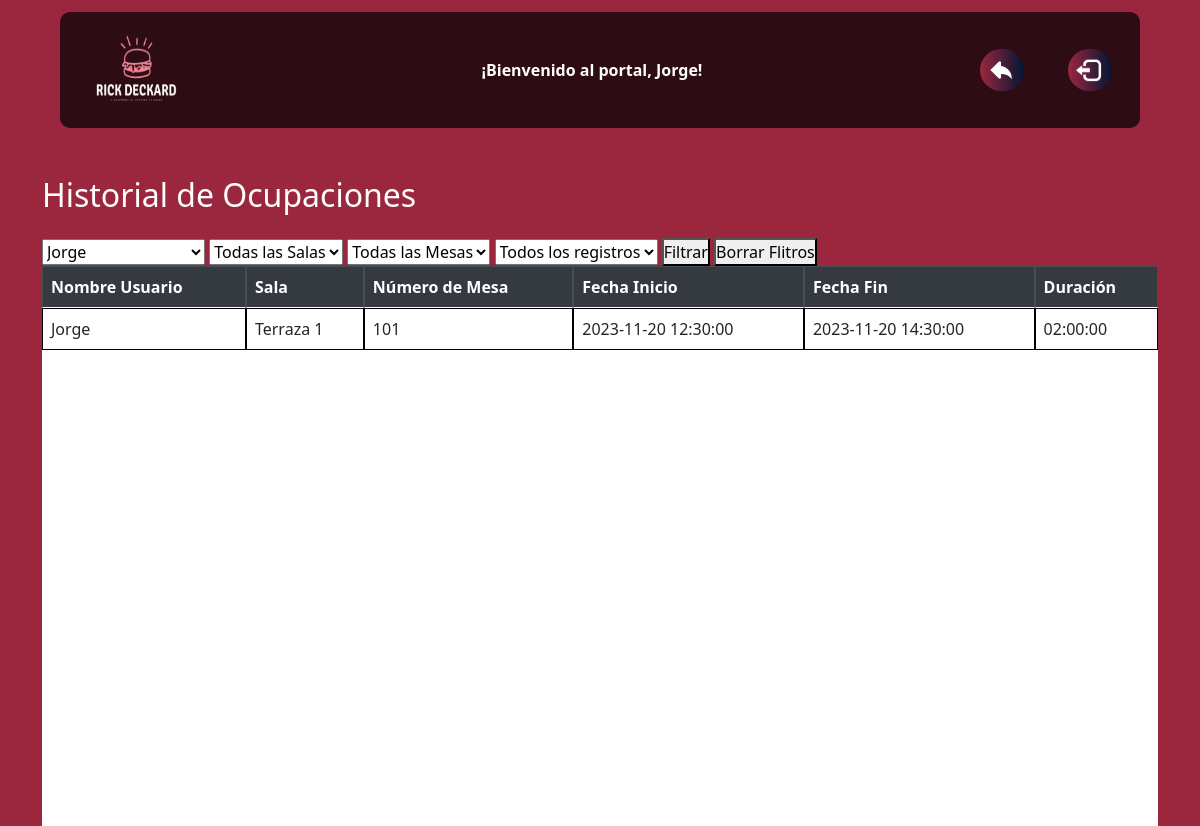
Page /crudMesas.php?usuario=Jorge (signed in) on the committed database.
### tables this page shows
CREATE TABLE ocupaciones (
    id_ocupacion INT PRIMARY KEY AUTO_INCREMENT,
    id_usuario INT,
    id_mesa INT,
    fecha_inicio DATETIME DEFAULT CURRENT_TIMESTAMP,
    fecha_fin DATETIME,
    tipo ENUM('reserva', 'ocupacion') DEFAULT 'ocupacion',
    hora_reserva INT,   
    minutos_reserva INT,   
    FOREIGN KEY (id_usuario) REFERENCES usuarios(id_usuario),
    FOREIGN KEY (id_mesa) REFERENCES mesas(id_mesa)
);

CREATE TABLE usuarios (
    id_usuario INT PRIMARY KEY AUTO_INCREMENT,
    nombre_user VARCHAR(255),
    apellido1 VARCHAR(255),
    apellido2 VARCHAR(255),
    telefono INT(9),
    contrasena VARCHAR(60),
    email VARCHAR(60),
    trabajo VARCHAR(50)
);

CREATE TABLE salas (
    id_sala INT PRIMARY KEY AUTO_INCREMENT,
    nombre_sala VARCHAR(255),
    tipo_sala VARCHAR(50),          
    capacidad INT                   
);

CREATE TABLE mesas (
    id_mesa INT PRIMARY KEY AUTO_INCREMENT,
    numero_mesa INT,
    id_sala INT,
    estado ENUM('libre','ocupada','reservada','mantenimiento') DEFAULT ('libre'),
    capacidad INT,                  
    tipo_mesa VARCHAR(50),
    descripcion VARCHAR(255),
    FOREIGN KEY (id_sala) REFERENCES salas(id_sala)      
);

### crudMesas.php (the view, shortened to what this page needs)
<!DOCTYPE html>
<html lang="en">
<head>
    <link rel="stylesheet" href="./css/home.css">
    <link rel="stylesheet" href="https://stackpath.bootstrapcdn.com/bootstrap/4.5.2/css/bootstrap.min.css">
    <link href="https://cdn.jsdelivr.net/npm/bootstrap@5.0.2/dist/css/bootstrap.min.css" rel="stylesheet">
</head>
<body>
    <nav class="navbar navbar-light bg-lights position-top">
        <div class="container">
            <div>
                <a class="navbar-brand " href="./home.php">
                    <img src="./img/LOGORICK _Blanco.png" alt="" width="100" height="90">
                </a>
            </div>
            <div class="saludo">
                <b style="color:white">¡Bienvenido al portal, <?php echo $_SESSION['user'];?>!</b>
            </div>
            <div>
                <a href="./home.php"><button class="atrasboton"><img class="atrasimg" src="./img/atras.png" alt=""></button></a>
                <a href="./inc/salir.php"><button class="logoutboton"><img class="logoutimg" src="./img/LOGOUT.png" alt=""></button></a>
            </div>
        </div>
    </nav>
    <div class="container mt-5">
        <h2 class="mb-4" style="color: white;">Historial de Ocupaciones</h2>
        <form method="get" action="">
            <select name="usuario" id="usuario">
                <?php
                try {
                    include_once('./inc/conexion.php');
                    $sqlUser = "SELECT nombre_user FROM usuarios;";
                    $stmtUser = $pdo->prepare($sqlUser);
                    $stmtUser->execute();
                    $resultUser = $stmtUser->fetchAll(PDO::FETCH_ASSOC);
                    foreach ($resultUser as $row) {
                        echo "<option value=\"" . $row['nombre_user'] . "\"";
                        if (isset($_GET['usuario']) && $_GET['usuario'] == $row['nombre_user']) {
                            echo " selected";
                        }
                        echo ">" . $row['nombre_user'] . "</option>";
                    }
                } catch (Exception $e) {
                    echo "Error: " . $e->getMessage();
                }
                ?>
            </select>
            <select name="sala" id="sala">
                <option value="">Todas las Salas</option>
            </select>
            <select name="mesas" id="mesas">
                <option value="">Todas las Mesas</option>
            </select>
            <select name="numero_filtro" id="numero_filtro">
                <option value="0">Todos los registros</option>
            </select>
            <button type="submit">Filtrar</button>
            <button type="submit">
                <a style="text-decoration: none; color: black;" href="./registro.php">Borrar Flitros</a>
            </button>
        </form>
        <?php
        try {
            $sql = "SELECT u.nombre_user, s.nombre_sala, m.numero_mesa, o.fecha_inicio, o.fecha_fin,
            TIMEDIFF(o.fecha_fin, o.fecha_inicio) AS duracion_ocupacion
            FROM ocupaciones o
            INNER JOIN usuarios u ON o.id_usuario = u.id_usuario
            INNER JOIN mesas m ON o.id_mesa = m.id_mesa
            INNER JOIN salas s ON s.id_sala = m.id_sala";
            if (isset($_GET['usuario']) && !empty($_GET['usuario'])) {
                $usuarioFilter = $pdo->quote($_GET['usuario']);
                $sql .= (isset($_GET['sala']) && !empty($_GET['sala'])) ? " AND" : " WHERE";
                $sql .= " u.nombre_user = $usuarioFilter";
            }
            $sql .= ";";
            $stmt = $pdo->prepare($sql);
            $stmt->execute();
            $result = $stmt->fetchAll(PDO::FETCH_ASSOC);
            if ($result) {
                echo '<div class="table-responsive table-wrapper" style="background-color: white; overflow-y: scroll; overflow-x: hidden;">';
                echo '<table class="table table-bordered">';
                echo '<thead class="thead-dark">';
                echo '<tr>';
                echo '<th>Nombre Usuario</th>';
                echo '<th>Sala</th>';
                echo '<th>Número de Mesa</th>';
                echo '<th>Fecha Inicio</th>';
                echo '<th>Fecha Fin</th>';
                echo '<th>Duración</th>';
                echo '</tr>';
                echo '</thead>';
                echo '<tbody>';
                foreach ($result as $row) {
                    echo '<tr>';
                    echo "<td>{$row['nombre_user']}</td>";
                    echo "<td>{$row['nombre_sala']}</td>";
                    echo "<td>{$row['numero_mesa']}</td>";
                    echo "<td>{$row['fecha_inicio']}</td>";
                    echo "<td>{$row['fecha_fin']}</td>";
                    echo "<td>{$row['duracion_ocupacion']}</td>";
                    echo '</tr>';
                }
                echo '</tbody>';
                echo '</table>';
                echo '</div>';
            }
        } catch (Exception $e) {
            echo "Error: " . $e->getMessage();
        }
        ?>
    </div>
</body>
</html>

### css/home.css (style rules this page uses)
* { box-sizing: border-box; margin: 0; padding: 0; }
.bg-lights { background-color: rgba(0, 0, 0, 0.7) !important; }
body { font-family: Arial, sans-serif; line-height: 1.6; background-color: #9B273F !important; background-position: center; background-repeat: no-repeat; background-size: cover; }
.navbar { margin-top: 1%; margin-right: 5%; margin-left: 5%; border-radius: 10px; }
.logoutboton { color: white; background: linear-gradient(to right, #9B273F, #011535); border: none; border-radius: 4vh; cursor: pointer; transition: all 0.3s ease 0s; }
.saludo { color: white; }
.logoutimg { height: 4vh; margin: 0.6vh; margin-right: 0.9vh; transition: all 0.3s ease 0s; }
.atrasboton { color: white; background: linear-gradient(to right, #9B273F, #011535); border: none; border-radius: 4vh; cursor: pointer; transition: all 0.3s ease 0s; margin-right: 5vh; }
.atrasimg { height: 4vh; margin: 0.6vh; margin-right: 0.9vh; transition: all 0.3s ease 0s; }
.table-wrapper { width: 100%; height: 70vh; overflow: auto; }
.table-wrapper table { border-collapse: separate; border-spacing: 0; }
.table-wrapper table thead { position: -webkit-sticky; position: sticky; top: 0; left: 0; }
.table-wrapper table thead th, .table-wrapper table tbody td { border: 1px solid #000; background-color: #FFF; }

### crudMesas.php (style rules this page uses)
.table-responsive>.table-bordered { margin-bottom: 0px !important; }

### rows in the picture
ocupaciones: id_usuario.nombre_user "Jorge", salas.nombre_sala "Terraza 1", id_mesa.numero_mesa "101", fecha_inicio "2023-11-20 12:30:00", fecha_fin "2023-11-20 14:30:00", duracion_ocupacion "02:00:00"

### other values in the picture
$_SESSION['user'] "Jorge"
form field usuario "Jorge"
